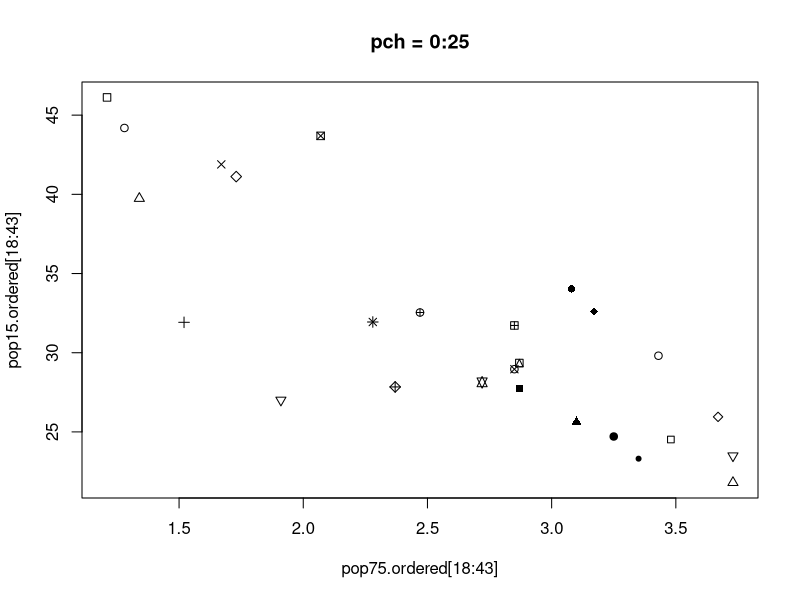

This figure's R source:
ord = order( 
  LifeCycleSavings$pop75 
)
pop75.ordered = LifeCycleSavings$pop75[ ord ]
pop15.ordered = LifeCycleSavings$pop15[ ord ]


plot( 
  pop75.ordered[18:43], 
  pop15.ordered[18:43], 
  main="pch = 0:25", 
  pch=0:25 
  )
